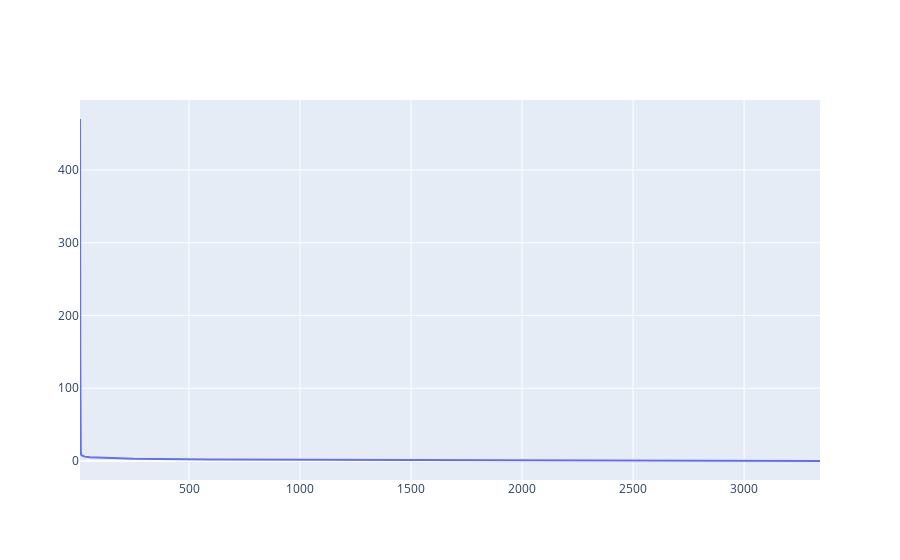

The notebook cell this image was saved under:
### Code cell
a = np.random.randint(-10,10)
b = np.random.randint(-10,10)
step = 0.01
eps = 0.001

error = error_fun(y, line_func(x, a, b))
error_old = error + 1


history_gradient_err = [error]
history_grad_a = [a]
history_grad_b = [b]

while abs(error - error_old) > eps:
	a -= grad_a(x, y, history_grad_a[-1], history_grad_b[-1]) * step
	b -= grad_b(x, y, history_grad_a[-1], history_grad_b[-1]) * step
	error_old = error
	error = error_fun(y, line_func(x, a, b))
	history_gradient_err.append(error)
	history_grad_a.append(a)
	history_grad_b.append(b)

graf = make_subplots()
graf.add_trace(go.Scatter(x=history_gradient_err))
print('Оптимальные значения и значение ошибки')
print(a)
print(b)
print(error)
graf

### Figure 1 — Plotly figure (JSON) as saved in the notebook; plotly's stock layout.template omitted (floating-point values rounded to 4 significant figures; data arrays with more than 128 entries replaced by an {"elided": "..."} marker saying what was removed)
{"data": [{"type": "scatter", "x": {"elided": "471 float values"}}], "layout": {"xaxis": {"anchor": "y", "domain": [0, 1]}, "yaxis": {"anchor": "x", "domain": [0, 1]}}}
